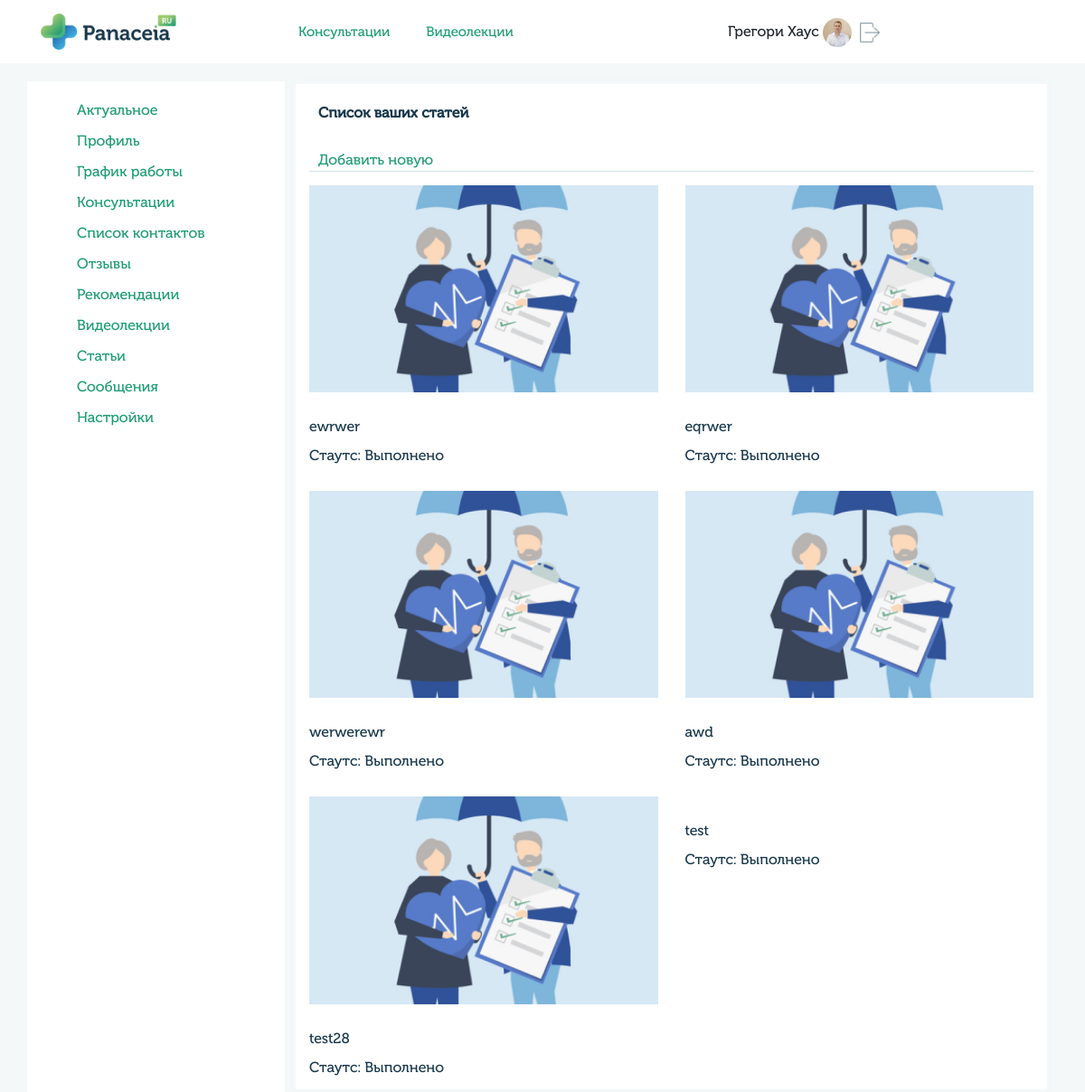
The page /profile/articles/ (signed in) on the database as committed earlier.
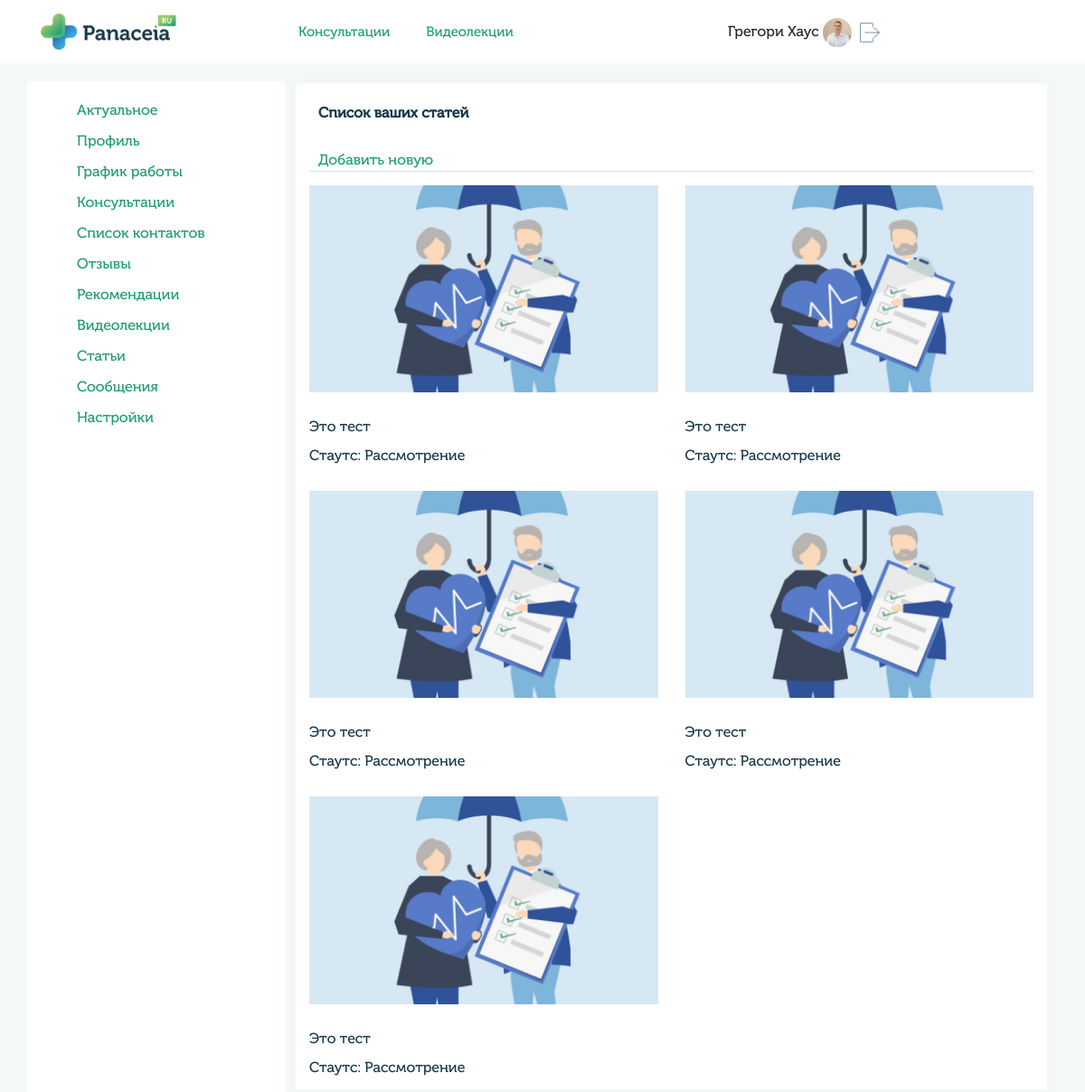
The same page on the database as committed later.
### userprofile/models.py (models this page shows, shortened)
class UserMain(models.Model):
    user = models.OneToOneField(User, on_delete=models.CASCADE)
    gender_list = (
        ('male', 'Мужской'),
        ('female', 'Женский')
    )
    queryset = TimeZone.objects.all()
    time_zone_list = []
    for i in queryset:
         time_zone_list.append((i.name, i.title))
    gender = models.CharField(blank=True,  max_length=6, choices=gender_list, verbose_name='Пол')
    avatar = models.ImageField(blank=True, upload_to='images/users', verbose_name='Изображение')
    fio = models.CharField(blank=True, max_length=100, verbose_name='ФИО')
    dob = models.CharField(blank=True, max_length=10, verbose_name='Дата рождения')
    city = models.CharField(blank=True, max_length=200, verbose_name='Город')
    time_zone = models.CharField(blank=True, max_length=200, choices=time_zone_list, verbose_name='Временная зона')
    skype = models.CharField(blank=True, max_length=50, verbose_name='Skype')
    whatsapp = models.CharField(blank=True, max_length=20, verbose_name='WhatsApp')
    phone = models.CharField(blank=True, max_length=20, verbose_name='Номер телефона')
    coords = models.CharField(blank=True, max_length=200, verbose_name='Координаты')
    class Meta:
        verbose_name = 'Профиль'
        verbose_name_plural = 'Профили'

### blog/models.py (models this page shows, shortened)
class Article(models.Model):
    title = models.CharField(blank=True, max_length=100, verbose_name='Заголовок')
    slug = models.SlugField(blank=True, max_length=100, unique=True)
    text = HTMLField(blank=True, max_length=10000, verbose_name='Текст')
    preview = models.TextField(blank=True, max_length=500, verbose_name='Отрывок')
    image = models.ImageField(blank=True, upload_to='images/blog', verbose_name='Изображение')
    date = models.DateTimeField(default=timezone.now, verbose_name='Дата')
    user = models.IntegerField(blank=True, verbose_name='Автор', default=1)
    status_list = [
        ('new', 'Новая'),
        ('review', 'Рассмотрение'),
        ('success', 'Одобрено'),
        ('reject', 'Отказ'),
        ('archive', 'Архив'),
    ]
    status = models.CharField(blank=True, null=True, max_length=11, choices=status_list, verbose_name='Статус')
    class Meta:
        verbose_name = 'Статья'
        verbose_name_plural = 'Статьи'

### userprofile/views.py (the view, shortened to what this page needs)
# urls.py: path('profile/articles/', views.profile_page_view, name='user_profile_articles'),
@login_required
def profile_page_view(request):
    if request.user.is_authenticated:
        user_profile = UserMain.objects.get(user=request.user)
        user_doctor = UserDoctor.objects.get(user=request.user)
        user_spec = Specialty.objects.filter(content=request.user)
        user_associations = Associations.objects.filter(content=request.user)
        user_education = Education.objects.filter(content=request.user)
        user_qualification = Qualification.objects.filter(content=request.user)
        user_services = Service.objects.filter(content=request.user)
        user_documents = Document.objects.filter(content=request.user)
        timezone = TimeZone.objects.all()
        specialty_list = SpecialtyList.objects.all()
        data = {'user_profile': user_profile}
        if request.path == '/profile/consalt_user/':
            meetings = get_meetings_list(Meeting, Specialty, UserMain, request.user.id)
            data.update({'title': 'Консультации'})
            data.update({'meetings': meetings})
        if request.path == '/profile/grafik/':
            if request.user.groups.filter(name='doctors').exists():
                data.update({'title': 'График'})
                return render(request, 'profile/grafik.html', data)
            else:
                return render(request, 'errs/404.html')
        if request.path == '/profile/info/':
            data.update({'title': 'Актуальное'})
            return render(request, 'profile/profile.html', data)
        if request.path == '/profile/recomend/':
            data.update({'title': 'Рекомендации'})
            return render(request, 'profile/recomend.html', data)
        if request.path == '/profile/consalt_user/':
            data.update({'title': 'Консультации'})
            return render(request, 'profile/consalt_user.html', data)
        if request.path == '/profile/videos/':
            data.update({'title': 'Видео'})
            return render(request, 'profile/videos.html', data)
        if request.path == '/profile/settings/':
            data.update({'title': 'Настройки'})
            return render(request, 'profile/settings.html', data)
        if request.path == '/profile/articles/':
            data.update({'title': 'Статьи'})
            if request.user.groups.filter(name='doctors').exists():
                articles = Article.objects.filter(user=request.user.id).order_by('id').reverse()
                data.update({'articles': articles})
                return render(request, 'profile/articles.html', data)
            else:
                return render(request, 'profile/articles_user.html', data)
    else:
        return redirect('login')

### templates/profile/articles.html (shortened to what this page needs)
{% extends "base_generic.html" %}
{% block content %}
{% load static %}
<div class="col-md-9 px-4">
    <div class="row">
        <div class="col-md-12 block-info">
            <div class="row">
                <div class="col-md-5">
                    <h4>Список ваших статей</h4>
                    <a class="new-article" href="{% url 'add_article' %}">Добавить новую</a>
                </div>
            </div>
            <div class="line"></div>
            <div class="row">
                {% for article in articles %}
                     <a href="{% url 'edit_article' slug=article.id %}" class="col-md-6 youtube-block">
                         {% if article.image.url != '' %}
                            <img src="{{ article.image.url }}" alt=""><br>
                         {% else %}
                            <img src="{% static 'img/article.png' %}" alt=""><br>
                         {% endif %}
                         <p>{{ article.title }}</p>
                         <p>Стаутс:
                             {% if article.status == 'review' %}
                                Рассмотрение
                             {% endif %}
                             {% if article.status == 'success' %}
                                Выполнено
                             {% endif %}
                         </p>
                     </a>
                {% endfor %}
            </div>
        </div>
    </div>
</div>
{% endblock %}

### templates/base_generic.html (shortened to what this page needs)
<!DOCTYPE html>
<head>
     {% load static %}
    <link rel="stylesheet" href="{% static 'css/stylelk.css' %}">
    <link rel="stylesheet" href="{% static 'css/bootstrap.min.css' %}">
    <link rel="stylesheet" href="{% static 'css/jquery-ui.css' %}">
    <link rel="stylesheet" href="{% static 'css/jquery.weekcalendar.css' %}">
    <link rel="stylesheet" href="{% static 'css/jquery.scrollbar.css' %}" >
    <link rel="stylesheet" href="{% static 'css/sp-style.css' %}" >
</head>
<body>
    <header>
        <div class="container">
            <div class="row">
                <div class="col-3">
                    <a href="{% url 'home' %}" class="logo-header"><img src="{% static 'img/logo.png' %}" alt="">
                    </a>
                </div>
                <div class="col-5">
                    <div class="botton-header">
                        <a href="#">Консультации</a><a href="#">Видеолекции</a>
                    </div>
                </div>
                <div class="col-4 header-info">
                    {% if request.user.is_authenticated %}
                        <div class="name-person">
                            {{user_profile.fio}}
                            {% if user_profile.avatar != '' %}
                                <img style="width:32px; height: 32px; padding:5px auto; object-fit: cover; border-radius:100px;" src="{{user_profile.avatar.url}}" alt="">
                            {% else %}
                                <img style="width:32px; height: 32px; padding:5px auto; object-fit: cover; border-radius:100px;" src="{% static 'img/user.png' %}" alt="">
                            {% endif %}
                            <a href="{% url 'logout' %}"><img src="{% static 'img/logout.png' %}" alt=""></a>
                        </div>
                    {% endif %}
                </div>
            </div>
        </div>
    </header>
    <div class="bodylk">
        <div class="container">
            <div class="row">
                {% block sidebar %}
                <div class="col-md-3 sidebar">
                    {% if user.groups.all.0.name == "doctors" %}
                        <ul>
                            <li><a href="{% url 'user_profile' %}">Актуальное</a></li>
                            <li><a href="{% url 'user_profile_main' %}">Профиль</a></li>
                            <li><a href="{% url 'user_profile_grafik' %}">График работы</a></li>
                            <li><a href="{% url 'user_profile_consalt_doctor' %}">Консультации</a></li>
                            <li><a href="{% url 'user_profile_contact_user' %}">Список контактов</a></li>
                            <li><a href="{% url 'user_profile_reviews' %}">Отзывы</a></li>
                            <li><a href="{% url 'user_profile_recomend' %}">Рекомендации</a></li>
                            <li><a href="{% url 'user_profile_videos' %}">Видеолекции</a></li>
                            <li><a href="{% url 'user_profile_articles' %}">Статьи</a></li>
                            <li><a href="">Сообщения</a></li>
                            <li><a href="{% url 'user_profile_settings' %}">Настройки</a></li>
                        </ul>
                    {% endif %}
                </div>
                {% endblock %}
                {% block content %}{% endblock %}
            </div>
        </div>
    </div>
</body>
</html>

### static/css/stylelk.css (style rules this page uses)
a, abbr, acronym, address, applet, article, aside, audio, b, big, blockquote, body, canvas, caption, center, cite, code, dd, del, details, dfn, div, dl, dt, em, embed, fieldset, figcaption, figure, footer, form, h1, h2, h3, h4, h5, h6, header, hgroup, html, i, iframe, img, ins, kbd, label, legend, li, mark, menu, nav, object, ol, output, p, pre, q, ruby, s, samp, section, small, span, strike, strong, sub, summary, sup, table, tbody, td, tfoot, th, thead, time, tr, tt, u, ul, var, video { font-family: 'Museo Cyrl'; }
a { color: #1D9D73!important; text-decoration: none; background-color: transparent; -webkit-text-decoration-skip: objects; }
header { height: 70px; box-shadow: 0px 4px 8px rgba(0, 0, 0, 0.02); }
.logo-header img { margin-top:15px; height: 40px; }
.botton-header { line-height: 70px; }
.botton-header a { padding-right: 40px; font-size: 15px; line-height: 70px; color: #18384C; }
.name-person { line-height: 70px; }
.name-person a img { width: 22px; margin: 4px 5px; }
.bodylk { background:#F4F8F9; padding-top: 20px; }
.col-md-3.sidebar { min-height: calc(100vh); background: #fff; }
.sidebar ul { list-style-type: none; padding-top:10px; }
.sidebar ul li { padding-top:10px; }
.block-info { background: #fff; border: solid 3px #f4f8f9; border-radius: 5px; box-shadow: 0px 0px 8px rgba(0, 0, 0, 0.02); }
.line { height: 1px; background:#d0e3e8; border:5px; }
.block-info h4 { padding:24px 10px; font-style: normal; font-weight: 600; font-size: 16px; line-height: 16px; color: #18384C; }
.block-info p { padding: 24px 10px 0px;font-style: normal;font-weight: 200;font-size: 16px;line-height: 16px;color: #18384C; }
.block-info img { width: 60px; height: 60px; border-radius:50px; margin-bottom: 30px; }
.youtube-block { padding-top: 15px; }
.youtube-block img { width:100%; border-radius:0px; height:auto; }
.youtube-block p { padding: 0px; font-style: normal; font-weight: 200; font-size: 16px; line-height: 16px; color: #18384C; }

### static/css/sp-style.css (style rules this page uses)
.new-article { padding-left: 10px; }

Rows that differ between the two databases and show on the page:
removed Article: title "ewrwer", status "Выполнено"
removed Article: title "eqrwer", status "Выполнено"
removed Article: title "awd", status "Выполнено"
removed Article: title "test28", status "Выполнено"
removed Article: title "test", status "Выполнено"
changed Article (number 1 of 5 on the later page): title "werwerewr" → "Это тест"; status "Выполнено" → "Рассмотрение"
added Article: title "Это тест", status "Рассмотрение"
added Article: title "Это тест", status "Рассмотрение"
added Article: title "Это тест", status "Рассмотрение"
added Article: title "Это тест", status "Рассмотрение"
